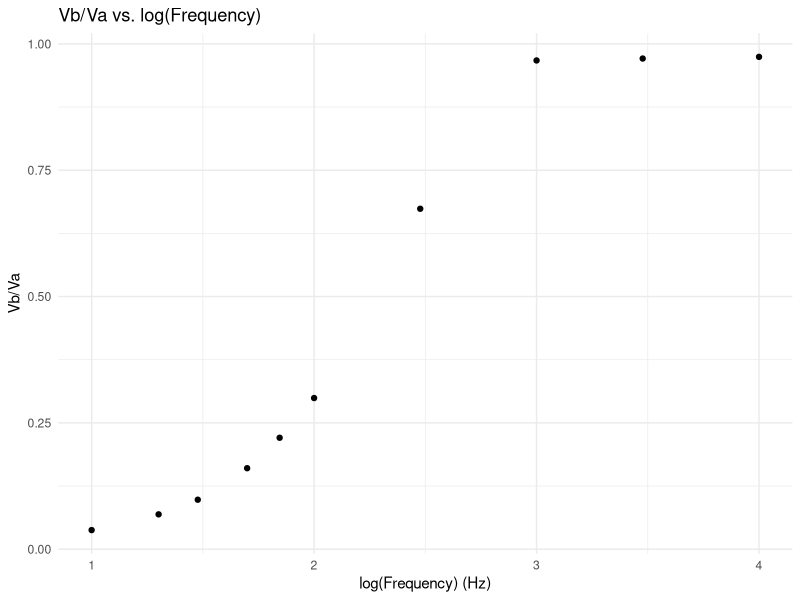
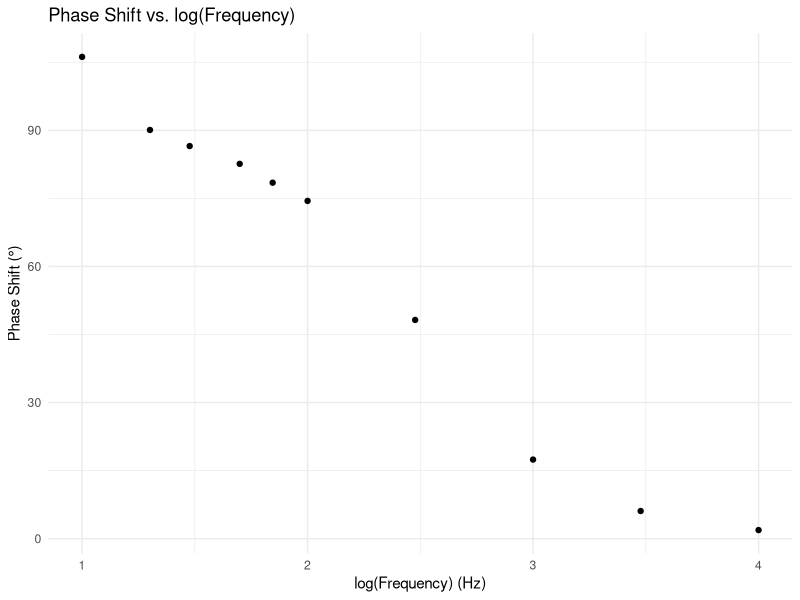

R code for these plots, in order:
library(tidyverse)

Frequency_Hz <- c(10, 20, 30, 50, 70, 100, 300, 1000, 3000, 10000)
Amplitude_NodeA_mV <- c(522.93, 507.26, 506.6, 508.8, 507.4, 505.06, 486.2, 474.06, 461.33, 459.2)
Amplitude_NodeB_mV <- c(19.8, 34.992, 49.618, 81.565, 111.9, 151.09, 327.57, 458.53, 447.97, 447.4)
Phase_Shift_degrees <- c(106.19, 90.08, 86.532, 82.613, 78.462, 74.445, 48.208, 17.428, 6.09, 1.89)

df_total <- data.frame(Frequency_Hz, Amplitude_NodeA_mV, Amplitude_NodeB_mV, Phase_Shift_degrees)

df_total %>% 
  ggplot(aes(x = log10(Frequency_Hz), y = Amplitude_NodeB_mV/Amplitude_NodeA_mV)) +
  geom_point() +
  labs(x = "log(Frequency) (Hz)", y = "Vb/Va", title = "Vb/Va vs. log(Frequency)") +
  theme_minimal()

df_total %>% 
  ggplot(aes(x = log10(Frequency_Hz), y = Phase_Shift_degrees)) +
  geom_point() +
  labs(x = "log(Frequency) (Hz)", y = "Phase Shift (°)", title = "Phase Shift vs. log(Frequency)") +
  theme_minimal()
